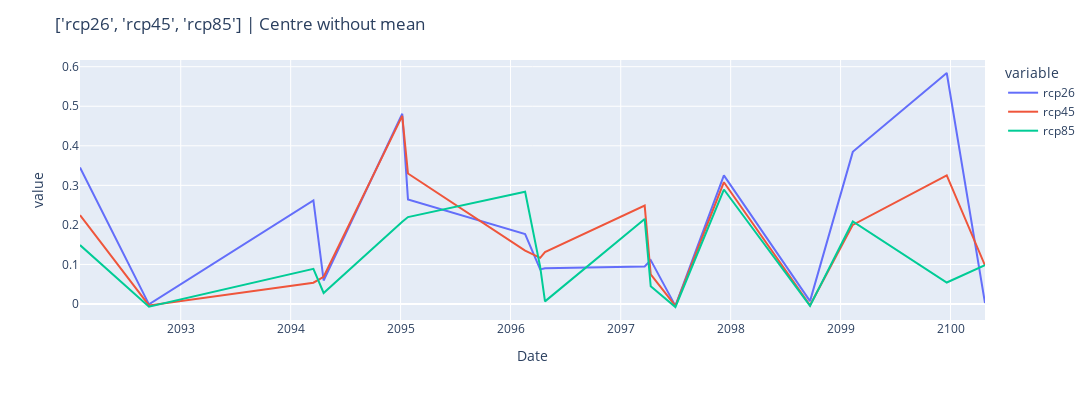

Notebook code cell kept with this figure:
### Code cell
comparison_df_1 = comparison_df[(comparison_df['Latitude'] ==  46.58) & (comparison_df['Longitude'] == 11.15)]
comparison_df_1, scale = comparison_df_1.sort_values(by='Date'), "Centre without mean"
fig = px.line(comparison_df_1, x="Date" , y = scenario_array)
fig.update_layout(title=f'{scenario_array} | {scale}', width = 1800, height = 400)

plotly_image_path = os.path.join(folder_name, 'Centre_without_mean.png')
fig.write_image(plotly_image_path)

fig

### Figure 1 — Plotly figure (JSON) as saved in the notebook; plotly's stock layout.template omitted (floating-point values rounded to 4 significant figures)
{"data": [{"hovertemplate": "variable=rcp26<br>Date=%{x}<br>value=%{y}<extra></extra>", "legendgroup": "rcp26", "line": {"color": "#636efa", "dash": "solid"}, "marker": {"symbol": "circle"}, "mode": "lines", "name": "rcp26", "orientation": "v", "showlegend": true, "type": "scatter", "x": ["2092-02-01T12:00:00", "2092-09-17T12:00:00", "2094-03-17T12:00:00", "2094-04-20T12:00:00", "2095-01-06T12:00:00", "2095-01-25T12:00:00", "2096-02-18T12:00:00", "2096-04-08T12:00:00", "2096-04-24T12:00:00", "2097-03-21T12:00:00", "2097-04-10T12:00:00", "2097-07-01T12:00:00", "2097-12-09T12:00:00", "2098-09-21T12:00:00", "2099-02-10T12:00:00", "2099-12-19T12:00:00", "2100-04-25T12:00:00"], "xaxis": "x", "y": [0.3451, -0.0008372, 0.2621, 0.05945, 0.4812, 0.2645, 0.1768, 0.08748, 0.09051, 0.09475, 0.111, -0.004705, 0.3253, 0.007276, 0.3847, 0.5841, 0.002301], "yaxis": "y"}, {"hovertemplate": "variable=rcp45<br>Date=%{x}<br>value=%{y}<extra></extra>", "legendgroup": "rcp45", "line": {"color": "#EF553B", "dash": "solid"}, "marker": {"symbol": "circle"}, "mode": "lines", "name": "rcp45", "orientation": "v", "showlegend": true, "type": "scatter", "x": ["2092-02-01T12:00:00", "2092-09-17T12:00:00", "2094-03-17T12:00:00", "2094-04-20T12:00:00", "2095-01-06T12:00:00", "2095-01-25T12:00:00", "2096-02-18T12:00:00", "2096-04-08T12:00:00", "2096-04-24T12:00:00", "2097-03-21T12:00:00", "2097-04-10T12:00:00", "2097-07-01T12:00:00", "2097-12-09T12:00:00", "2098-09-21T12:00:00", "2099-02-10T12:00:00", "2099-12-19T12:00:00", "2100-04-25T12:00:00"], "xaxis": "x", "y": [0.2245, -0.003595, 0.05385, 0.0689, 0.4758, 0.3299, 0.1352, 0.1169, 0.1313, 0.2488, 0.07516, -0.004766, 0.308, -0.003152, 0.2001, 0.3252, 0.09739], "yaxis": "y"}, {"hovertemplate": "variable=rcp85<br>Date=%{x}<br>value=%{y}<extra></extra>", "legendgroup": "rcp85", "line": {"color": "#00cc96", "dash": "solid"}, "marker": {"symbol": "circle"}, "mode": "lines", "name": "rcp85", "orientation": "v", "showlegend": true, "type": "scatter", "x": ["2092-02-01T12:00:00", "2092-09-17T12:00:00", "2094-03-17T12:00:00", "2094-04-20T12:00:00", "2095-01-06T12:00:00", "2095-01-25T12:00:00", "2096-02-18T12:00:00", "2096-04-08T12:00:00", "2096-04-24T12:00:00", "2097-03-21T12:00:00", "2097-04-10T12:00:00", "2097-07-01T12:00:00", "2097-12-09T12:00:00", "2098-09-21T12:00:00", "2099-02-10T12:00:00", "2099-12-19T12:00:00", "2100-04-25T12:00:00"], "xaxis": "x", "y": [0.1489, -0.006733, 0.08876, 0.02787, 0.2079, 0.2198, 0.2839, 0.0939, 0.006586, 0.2152, 0.04493, -0.007597, 0.2895, -0.004824, 0.2086, 0.05429, 0.09841], "yaxis": "y"}], "layout": {"height": 400, "legend": {"title": {"text": "variable"}, "tracegroupgap": 0}, "margin": {"t": 60}, "title": {"text": "['rcp26', 'rcp45', 'rcp85'] | Centre without mean"}, "width": 1800, "xaxis": {"anchor": "y", "domain": [0, 1], "title": {"text": "Date"}}, "yaxis": {"anchor": "x", "domain": [0, 1], "title": {"text": "value"}}}}
